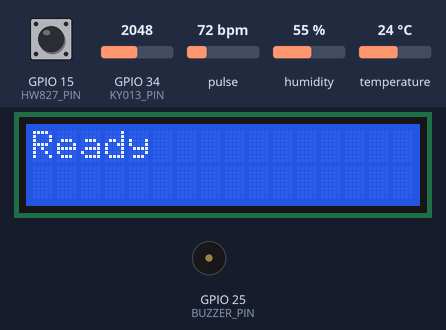
This sketch was run on a simulated ESP32. On the bench: 16×2 character LCD, buzzer (waves = sounding). The inputs (shaded band) are chosen by the test bench; at power-on: pulse 72 bpm, humidity 55 %, GPIO 34 (KY013_PIN) = 2048, GPIO 15 (HW827_PIN) HIGH, temperature 24 °C. Nothing arrives over Bluetooth unless stated; a phone connects over Bluetooth LE 3 s after start; what the sketch prints to the serial monitor is not drawn.

Above: at 0.43 s.
1.5 s: pulse set to 107 bpm
At 3.8 s:
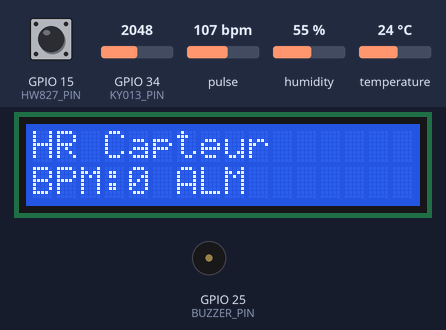
4.5 s: pulse set to 111 bpm
At 6.8 s:
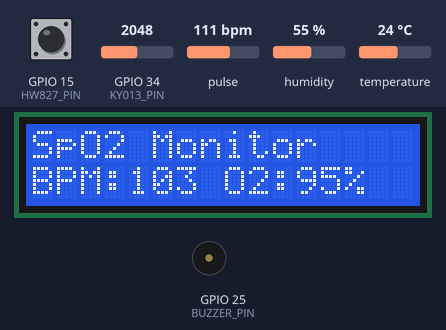
9.4 s: pulse set to 106 bpm
19.2 s: pulse set to 102 bpm
At 24.9 s:
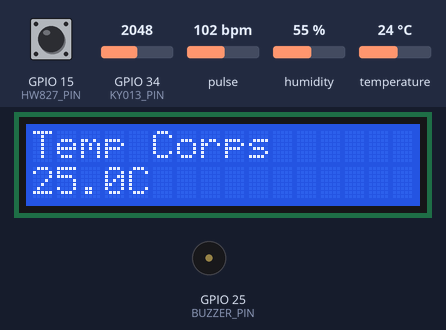
25.5 s: humidity set to 22 %
30.1 s: GPIO 34 (KY013_PIN) set to 1960
At 40.6 s:
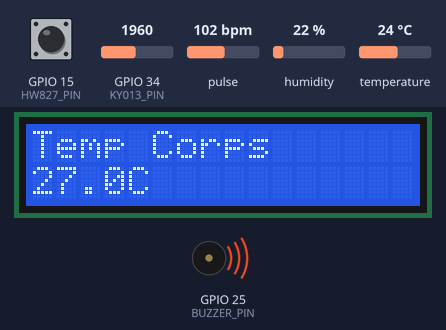
Timing chart, 0 to 40.9 s (numbered marks = the images above; inputs shaded):
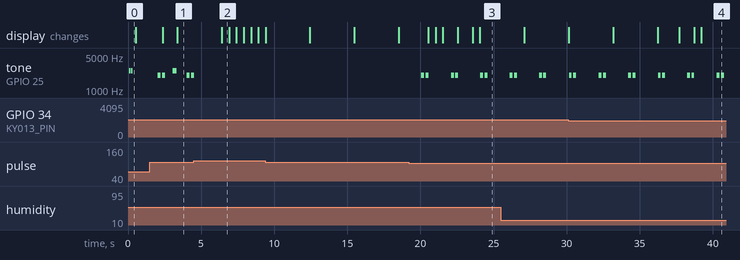

The sketch:

NIMS-code.ino
```cpp
#include <Wire.h>
#include <LiquidCrystal_I2C.h>
#include <DHT.h>
#include "MAX30105.h"
#include "heartRate.h"
#include <ArduinoJson.h>
#include <BLEDevice.h>
#include <BLEServer.h>
#include <BLEUtils.h>
#include <BLE2902.h>

/* ===== CONFIG ===== */
#define DEVICE_NAME "NeonatalMonitor_ESP32"
#define SERVICE_UUID "6e400001-b5a3-f393-e0a9-e50e24dcca9e"
#define CHARACTERISTIC_UUID_TX "6e400003-b5a3-f393-e0a9-e50e24dcca9e"

#define DHT_PIN 4
#define KY013_PIN 34
#define HW827_PIN 15
#define BUZZER_PIN 25
#define DHT_TYPE DHT11

/* ===== OBJETS ===== */
DHT dht(DHT_PIN, DHT_TYPE);
LiquidCrystal_I2C lcd(0x27, 16, 2);
MAX30105 particleSensor;
BLECharacteristic *pTxCharacteristic;

/* ===== VARIABLES ===== */
bool deviceConnected = false;
unsigned long previousBleMillis = 0, lcdUpdateMillis = 0, spo2UpdateMillis = 0, previousMillis = 0;
unsigned long lastAlarmMillis = 0;

// SpO2
const byte RATE_SIZE = 4;
byte rates[RATE_SIZE], rateSpot = 0;
long lastBeat = 0;
float beatsPerMinute;
int beatAvgMAX = 0, spo2Value = 0;
bool fingerDetected = false;

#define BUFFER_SIZE 50
long redBuffer[BUFFER_SIZE], irBuffer[BUFFER_SIZE];
int bufferIndex = 0;
bool bufferFull = false;

// HW827
volatile unsigned long lastBeatTimeHW827 = 0, beatIntervalHW827 = 0;
volatile int bpmHW827 = 0;
const int BPM_SAMPLES = 5;
int bpmReadings[BPM_SAMPLES], bpmIndex = 0, bpmAvgHW827 = 0;

// Capteurs
float globalHumidity = NAN, globalTempDHT = NAN, globalTempKY013 = NAN;

// Alarmes
enum AlarmType { NONE, BPM_LOW, BPM_HIGH, SPO2_LOW, TEMP_LOW, TEMP_HIGH };
AlarmType currentAlarm = NONE;
int displayMode = 0;

/* ===== BUZZER AMÉLIORÉ ===== */
void handleAlarm() {
  unsigned long currentMillis = millis();

  if (currentAlarm == NONE) {
    noTone(BUZZER_PIN);
    return;
  }

  // Alarme intermittente pour cas critiques
  if (currentMillis - lastAlarmMillis >= 1000) { // Toutes les secondes
    lastAlarmMillis = currentMillis;

    switch (currentAlarm) {
      case SPO2_LOW: // SpO2 < 90% - CRITIQUE - 3 bips rapides
        tone(BUZZER_PIN, 3500, 150); delay(200);
        tone(BUZZER_PIN, 3500, 150); delay(200);
        tone(BUZZER_PIN, 3500, 150);
        break;

      case BPM_LOW: // Bradycardie - 2 bips graves
        tone(BUZZER_PIN, 2000, 200); delay(300);
        tone(BUZZER_PIN, 2000, 200);
        break;

      case BPM_HIGH: // Tachycardie - 2 bips aigus
        tone(BUZZER_PIN, 3000, 200); delay(300);
        tone(BUZZER_PIN, 3000, 200);
        break;

      case TEMP_LOW: // Hypothermie - 1 bip long grave
        tone(BUZZER_PIN, 1500, 500);
        break;

      case TEMP_HIGH: // Hyperthermie - 1 bip long aigu
        tone(BUZZER_PIN, 3500, 500);
        break;

      default:
        noTone(BUZZER_PIN);
        break;
    }
  }
}

void beepHeartbeat() {
  tone(BUZZER_PIN, 2000, 30); // Bip court pour battement normal
}

void beepBleConnect() {
  tone(BUZZER_PIN, 2500, 100); delay(150); tone(BUZZER_PIN, 2500, 100);
}

/* ===== INTERRUPTION HW827 ===== */
void IRAM_ATTR heartBeatDetectedHW827() {
  unsigned long currentTime = millis();
  beatIntervalHW827 = currentTime - lastBeatTimeHW827;

  if (beatIntervalHW827 > 300 && beatIntervalHW827 < 2000) {
    bpmHW827 = 60000 / beatIntervalHW827;
    if (bpmHW827 >= 80 && bpmHW827 <= 180) {
      bpmReadings[bpmIndex] = bpmHW827;
      bpmIndex = (bpmIndex + 1) % BPM_SAMPLES;

      int sum = 0, validCount = 0;
      for (int i = 0; i < BPM_SAMPLES; i++) {
        if (bpmReadings[i] >= 80 && bpmReadings[i] <= 180) {
          sum += bpmReadings[i];
          validCount++;
        }
      }
      bpmAvgHW827 = validCount > 0 ? sum / validCount : 0;
      beepHeartbeat();
    }
  }
  lastBeatTimeHW827 = currentTime;
}

/* ===== BLE CALLBACKS ===== */
class MyServerCallbacks : public BLEServerCallbacks {
  void onConnect(BLEServer* pServer) {
    deviceConnected = true;
    Serial.println("🔵 BLE connecté");
    beepBleConnect();
  }
  void onDisconnect(BLEServer* pServer) {
    deviceConnected = false;
    Serial.println("🔴 BLE déconnecté");
    tone(BUZZER_PIN, 2000, 200);
    BLEDevice::startAdvertising();
  }
};

/* ===== SPO2 ===== */
void updateSpO2() {
  redBuffer[bufferIndex] = particleSensor.getRed();
  irBuffer[bufferIndex] = particleSensor.getIR();

  fingerDetected = (irBuffer[bufferIndex] > 5000);

  if (fingerDetected) {
    if (checkForBeat(irBuffer[bufferIndex])) {
      long delta = millis() - lastBeat;
      lastBeat = millis();
      beatsPerMinute = 60 / (delta / 1000.0);

      if (beatsPerMinute >= 80 && beatsPerMinute <= 180) {
        rates[rateSpot++] = (byte)beatsPerMinute;
        rateSpot %= RATE_SIZE;

        beatAvgMAX = 0;
        byte validCount = 0;
        for (byte x = 0; x < RATE_SIZE; x++) {
          if (rates[x] >= 80 && rates[x] <= 180) {
            beatAvgMAX += rates[x];
            validCount++;
          }
        }
        beatAvgMAX = validCount > 0 ? beatAvgMAX / validCount : 0;
      }
    }

    if (bufferFull) {
      long irMin = irBuffer[0], irMax = irBuffer[0];
      long redMin = redBuffer[0], redMax = redBuffer[0];

      for (int i = 1; i < BUFFER_SIZE; i++) {
        if (irBuffer[i] < irMin) irMin = irBuffer[i];
        if (irBuffer[i] > irMax) irMax = irBuffer[i];
        if (redBuffer[i] < redMin) redMin = redBuffer[i];
        if (redBuffer[i] > redMax) redMax = redBuffer[i];
      }

      long irAC = irMax - irMin, irDC = (irMax + irMin) / 2;
      long redAC = redMax - redMin, redDC = (redMax + redMin) / 2;

      if (irDC > 0 && redDC > 0 && irAC > 0) {
        float ratio = (redAC * irDC) / (float)(redDC * irAC);
        spo2Value = constrain(110 - (ratio * 25), 80, 100);
      }
    } else {
      spo2Value = constrain(map(irBuffer[bufferIndex], 10000, 80000, 85, 100), 85, 100);
    }
  } else {
    fingerDetected = false;
    spo2Value = 0;
    beatAvgMAX = 0;
  }

  bufferIndex++;
  if (bufferIndex >= BUFFER_SIZE) {
    bufferIndex = 0;
    bufferFull = true;
  }
}

/* ===== KY-013 ===== */
float readKY013Temperature() {
  int analogValue = analogRead(KY013_PIN);
  float R2 = 10000.0 * analogValue / (4095.0 - analogValue);
  if (R2 <= 0) return NAN;

  float logR2 = log(R2);
  float tempK = 1.0 / (0.001129148 + 0.000234125 * logR2 + 0.0000000876741 * logR2 * logR2 * logR2);
  return tempK - 273.15;
}

/* ===== ALARMES ===== */
void checkAlarms() {
  currentAlarm = NONE;

  int currentBPM = (fingerDetected && beatAvgMAX > 0) ? beatAvgMAX : bpmAvgHW827;

  // Priorité aux alarmes critiques
  if (spo2Value > 0 && spo2Value < 90) {
    currentAlarm = SPO2_LOW; // CRITIQUE
  } else if (currentBPM > 0) {
    if (currentBPM < 100) currentAlarm = BPM_LOW;
    else if (currentBPM > 160) currentAlarm = BPM_HIGH;
  } else if (!isnan(globalTempKY013)) {
    if (globalTempKY013 < 36.0) currentAlarm = TEMP_LOW;
    else if (globalTempKY013 > 37.5) currentAlarm = TEMP_HIGH;
  }

  handleAlarm();
}

/* ===== SETUP ===== */
void setup() {
  Serial.begin(115200);
  pinMode(BUZZER_PIN, OUTPUT);
  pinMode(HW827_PIN, INPUT_PULLUP);
  pinMode(KY013_PIN, INPUT);

  dht.begin();
  lcd.init();
  lcd.backlight();
  lcd.print("Init...");

  Wire.begin(21, 22);
  if (particleSensor.begin(Wire, I2C_SPEED_FAST)) {
    particleSensor.setup();
    particleSensor.setPulseAmplitudeRed(0x1F);
    particleSensor.setPulseAmplitudeIR(0x1F);
    Serial.println("✅ MAX30102 OK");
  }

  attachInterrupt(digitalPinToInterrupt(HW827_PIN), heartBeatDetectedHW827, RISING);
  for (int i = 0; i < BPM_SAMPLES; i++) bpmReadings[i] = 0;

  BLEDevice::init(DEVICE_NAME);
  BLEServer *pServer = BLEDevice::createServer();
  pServer->setCallbacks(new MyServerCallbacks());
  BLEService *pService = pServer->createService(SERVICE_UUID);
  pTxCharacteristic = pService->createCharacteristic(CHARACTERISTIC_UUID_TX, BLECharacteristic::PROPERTY_NOTIFY);
  pTxCharacteristic->addDescriptor(new BLE2902());
  pService->start();
  BLEDevice::getAdvertising()->addServiceUUID(SERVICE_UUID);
  BLEDevice::startAdvertising();

  lcd.clear();
  lcd.print("Ready");
  beepBleConnect();
  Serial.println("✅ Système prêt");
}

/* ===== LOOP ===== */
void loop() {
  unsigned long currentMillis = millis();

  if (currentMillis - spo2UpdateMillis >= 50) {
    spo2UpdateMillis = currentMillis;
    updateSpO2();
  }

  if (currentMillis - previousMillis >= 2000) {
    previousMillis = currentMillis;
    globalHumidity = dht.readHumidity();
    globalTempDHT = dht.readTemperature();
    globalTempKY013 = readKY013Temperature();

    if (millis() - lastBeatTimeHW827 > 5000) bpmAvgHW827 = 0;

    checkAlarms();

    Serial.printf("❤️ BPM:%d SpO2:%d%% 🌡️ Corps:%.1f°C Inc:%.1f°C Hum:%.0f%%\n",
                  (fingerDetected ? beatAvgMAX : bpmAvgHW827), spo2Value,
                  globalTempKY013, globalTempDHT, globalHumidity);
  }

  if (currentMillis - lcdUpdateMillis >= 500) {
    lcdUpdateMillis = currentMillis;
    lcd.clear();
    displayMode = (millis() / 3000) % 5;

    switch (displayMode) {
      case 0:
        lcd.print("Incubateur");
        lcd.setCursor(0, 1);
        lcd.printf("T:%.1fC H:%.0f%%", globalTempDHT, globalHumidity);
        break;
      case 1:
        lcd.print("HR Capteur");
        lcd.setCursor(0, 1);
        lcd.printf("BPM:%d%s", bpmAvgHW827, (currentAlarm == BPM_LOW || currentAlarm == BPM_HIGH) ? " ALM" : "");
        break;
      case 2:
        lcd.print("SpO2 Monitor");
        lcd.setCursor(0, 1);
        if (fingerDetected) lcd.printf("BPM:%d O2:%d%%%s", beatAvgMAX, spo2Value, currentAlarm == SPO2_LOW ? "!" : "");
        else lcd.print("Placez doigt");
        break;
      case 3:
        lcd.print("Temp Corps");
        lcd.setCursor(0, 1);
        lcd.printf("%.1fC%s", globalTempKY013, (currentAlarm == TEMP_LOW || currentAlarm == TEMP_HIGH) ? " ALM" : "");
        break;
      case 4:
        lcd.print("Status BLE");
        lcd.setCursor(0, 1);
        lcd.printf("%s %s", deviceConnected ? "Conn" : "Wait", currentAlarm != NONE ? "ALARM" : "OK");
        break;
    }
  }

  if (deviceConnected && millis() - previousBleMillis >= 1000) {
    previousBleMillis = millis();
    StaticJsonDocument<256> doc;

    int hr = (fingerDetected && beatAvgMAX > 0) ? beatAvgMAX : bpmAvgHW827;
    doc["heartRate"] = hr;
    doc["spo2"] = spo2Value;
    doc["fingerDetected"] = fingerDetected;
    doc["bodyTemp"] = !isnan(globalTempKY013) ? globalTempKY013 : 0.0;
    doc["incubatorTemp"] = !isnan(globalTempDHT) ? globalTempDHT : 0.0;
    doc["humidity"] = !isnan(globalHumidity) ? globalHumidity : 0.0;
    doc["alarmType"] = currentAlarm;

    char buffer[256];
    serializeJson(doc, buffer);
    pTxCharacteristic->setValue((uint8_t*)buffer, strlen(buffer));
    pTxCharacteristic->notify();
  }

  delay(10);
}
```

Measured:
- the behaviour switches between 108 and 109 bpm on pulse (found by bisection; images 1 and 2)
- the behaviour switches between 104 and 103 bpm on pulse (found by bisection; images 2 and 3)
- after the input at 4.5 s, tone on GPIO 25 (BUZZER_PIN): goes on until 4.5 s, then stays silent
- after the input at 19.2 s, tone on GPIO 25 (BUZZER_PIN): silent → 2000 Hz after 0.87 s, then repeats every 2.0 s: silent 0.10 s, 2000 Hz 0.20 s, silent 1.5 s, 2000 Hz 0.20 s; the display: first changes after 1.3 s (image 3 shows a later state)
- by itself, tone on GPIO 25 (BUZZER_PIN): plays 2000 Hz for 0.20 s, 2000 Hz for 0.20 s, 2500 Hz for 0.25 s, 2000 Hz for 0.20 s, 2000 Hz for 0.17 s
- what the display in image 2 shows lasts 0.5 s, from 6.4 s to 6.9 s
